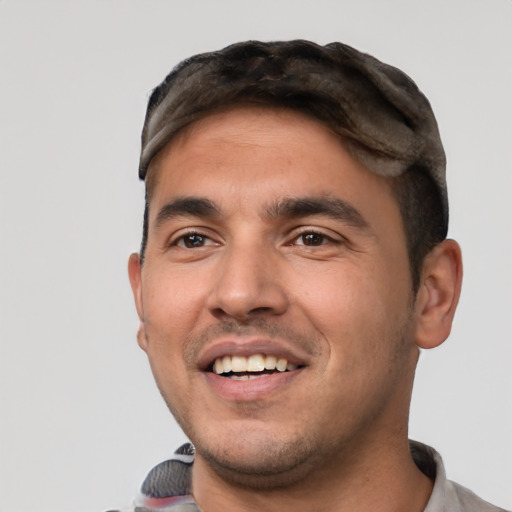
#> input picture Bilder/1.jpg, 512 x 512 px; its folder holds 4 pictures in this run
$ python convert_to_grayscale.py
#> lines starting #> are read from the running program, lines starting #| are printed output that depends on the picture
import cv2
import os
from pathlib import Path

script_dir = os.path.dirname(os.path.abspath(__file__))
bilder_dir = os.path.join(script_dir, "Bilder")

# Supported image extensions
image_extensions = {'.jpg', '.jpeg', '.png', '.bmp', '.tiff', '.tif'}

# Get all image files in the Bilder directory
image_files = [f for f in os.listdir(bilder_dir)
               if Path(f).suffix.lower() in image_extensions]

print(f"Found {len(image_files)} images to convert...")

for filename in image_files:
    img_path = os.path.join(bilder_dir, filename)

    # Read image in color
    img = cv2.imread(img_path)
#> img is the input picture: shape (512, 512, 3); mean B, G, R 145.4, 154.8, 175.8

    if img is None:
        print(f"Could not read: {filename}")
        continue

    # Convert to grayscale
    gray_img = cv2.cvtColor(img, cv2.COLOR_BGR2GRAY)
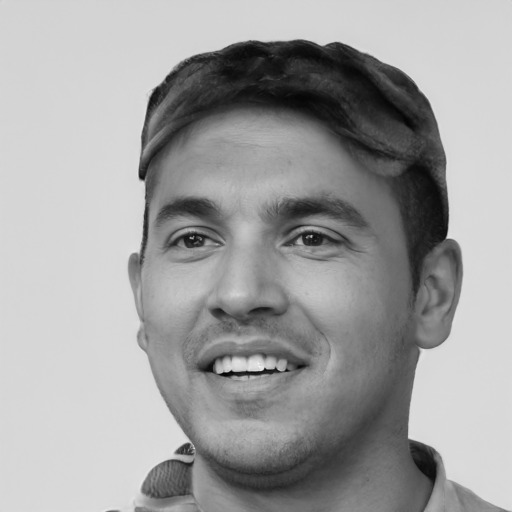
#> gray_img: shape (512, 512); min 1, max 247, mean 160

    # Save back to the same path (replaces original)
    cv2.imwrite(img_path, gray_img)
    print(f"Converted: {filename}")
#> pass 2 of the loop `for filename in image_files:`:
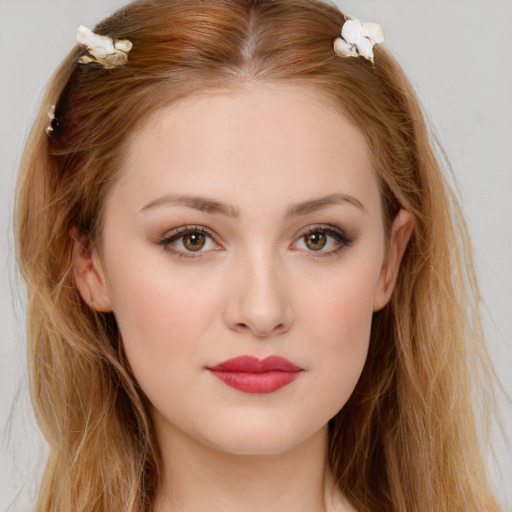
#> input picture Bilder/10.jpg, 512 x 512 px
#> img is the input picture: shape (512, 512, 3); mean B, G, R 112.2, 133.8, 169.1
#> `gray_img = cv2.cvtColor(img, cv2.COLOR_BGR2GRAY)`:
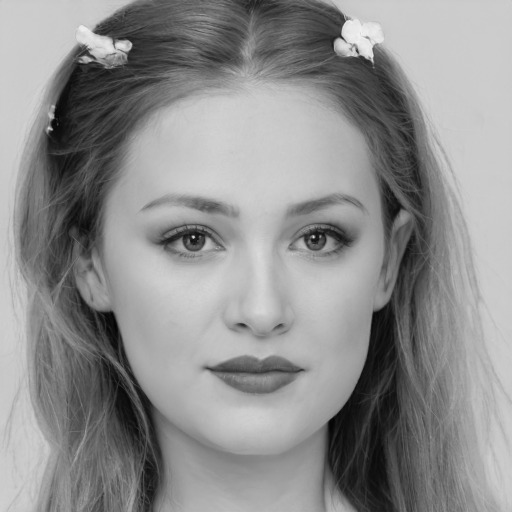
#> gray_img: shape (512, 512); min 1, max 243, mean 141.9
#> pass 3 of the loop `for filename in image_files:`:
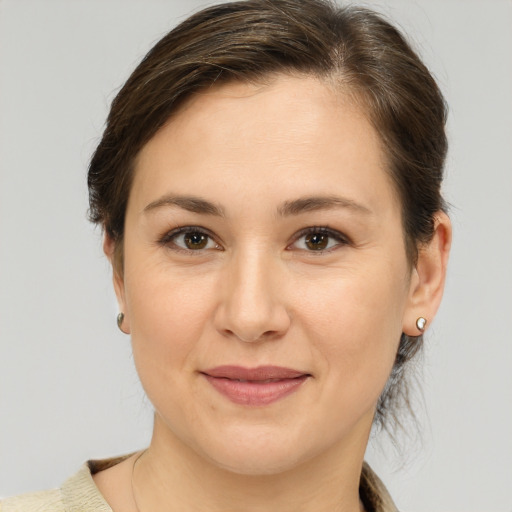
#> input picture Bilder/11.jpg, 512 x 512 px
#> img is the input picture: shape (512, 512, 3); mean B, G, R 146.8, 165.6, 188.4
#> `gray_img = cv2.cvtColor(img, cv2.COLOR_BGR2GRAY)`:
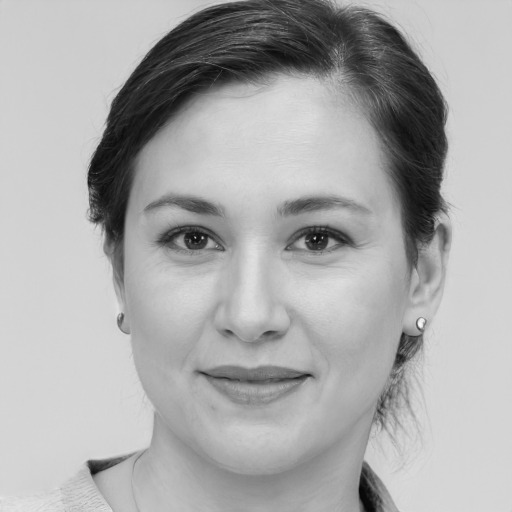
#> gray_img: shape (512, 512); min 5, max 249, mean 170.3
#> the loop made 4 passes; the first 3 are shown

print("Conversion complete!")
